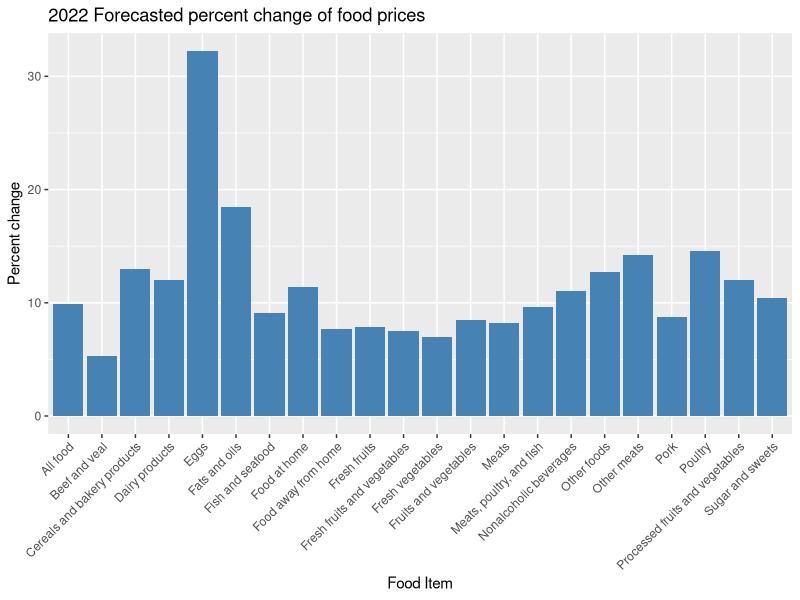

This figure's R source: (Note: this script raises an error after producing the figure.)
## ---- chunk 1
knitr::opts_chunk$set(echo = TRUE)
install.packages("tidyverse")
install.packages("gapminder")
## ---- chunk 2
library(readxl)
CPIForecastData <- read_excel("CPIForecast.xlsx",
                              skip = 1)
CPIHistoricalData <- read_excel("historicalcpi.xlsx", 
                                skip = 1)
## ---- chunk 3

  library(ggplot2)

CPIForecastData_cropped <- head(CPIForecastData, 27)

# Replace non-numeric values with missing values in the "Annual 2022" column

CPIForecastData_cropped$`Annual 2022` <- ifelse(grepl("[^0-9.]+", CPIForecastData_cropped$`Annual 2022`),
                                        NA,
                                        as.numeric(gsub("[^0-9.]+", "", CPIForecastData$`Annual 2022`)))

### Subset the data to remove rows with missing values in the "Annual 2022" and "Consumer Price Index item" column

CPIForecastData_complete <- CPIForecastData_cropped[complete.cases(CPIForecastData_cropped$`Annual 2022`), ]
CPIForecastData_complete <- CPIForecastData_cropped[complete.cases(CPIForecastData_cropped$`Consumer Price Index item`), ]

### Bar graph for 2022 Forecast Data

ggplot(data = CPIForecastData_complete, aes(x=`Consumer Price Index item`, y=`Annual 2022`)) +
  geom_bar(stat="identity", fill="steel blue") +
  labs(title="2022 Forecasted percent change of food prices", x="Food Item", y="Percent change") +
  theme(axis.text.x = element_text(angle = 45, hjust = 1))

## ---- chunk 4
library(ggplot2)

ggplot2::fortify(data = "CPIForecast.xlsx", aes(x=year, y=sales)) +
   geom_line(color="red") +
   labs(title="title", x="Year", y="Sales")
## ---- chunk 5
 library(ggplot2)
ggplot(CPIHistoricalData, aes(x=x, y=y)) +
   geom_point(color="blue") +
   labs(title="title", x="X Axis", y="Y Axis")
## ---- chunk 6

p <- ggplot(data = CPIHistoricalData,
            mapping = aes(x = 1974,
                          y = 1974))
                          
p + geom_point(data = CPIHistoricalData , mapping = aes(color = "continent",
                          fill = "continent")) +
  geom_smooth(method = "loess") +
  labs(x = "Food...", 
       y = "Price", 
       title = "Food price change over ... years",
       caption = "Source: CPIForecastData")
